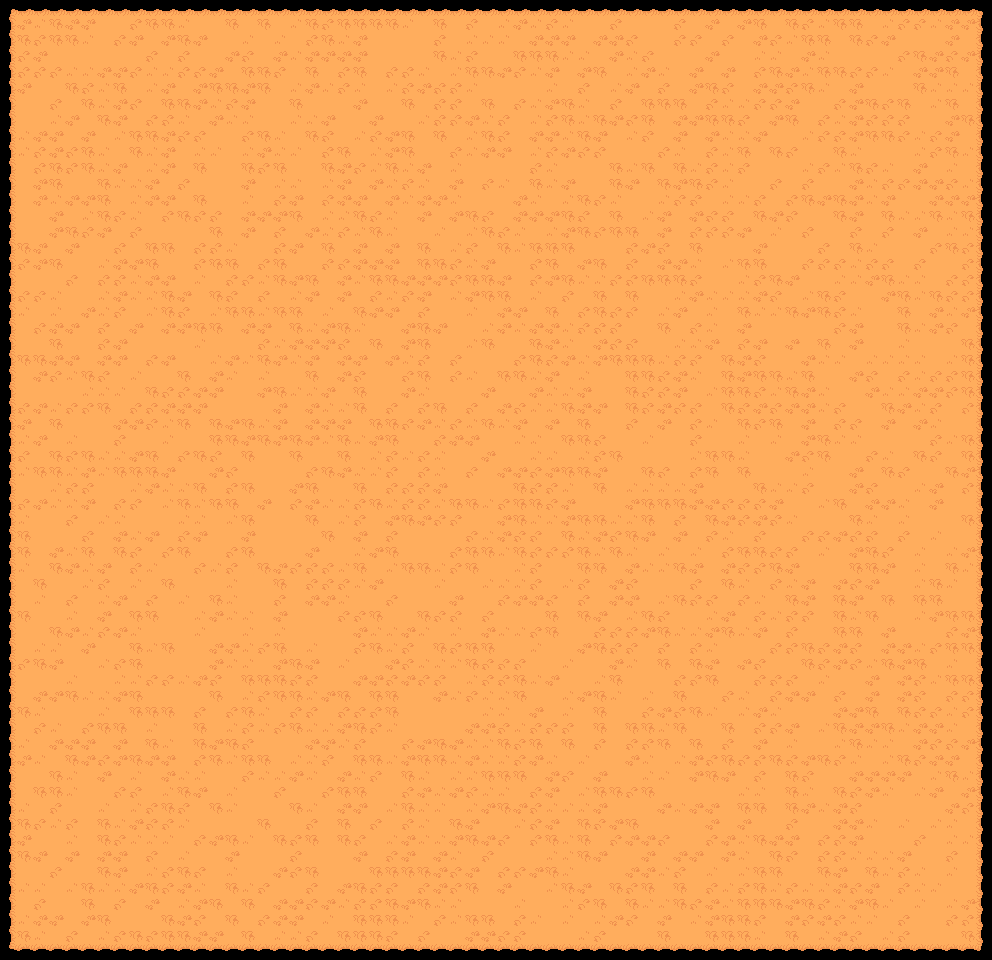

Below is a game level as drawn by its tile map, then a one-line description and the .tmx that defines it (tile-layer data replaced by summaries):
An orthogonal 62x60 tile map with 16x16 px tiles, 2 tile layers (border, backgroundd) and 12 objects.

<map version="1.9" tiledversion="1.9.2" orientation="orthogonal" renderorder="right-down" width="62" height="60" tilewidth="16" tileheight="16" infinite="0" nextlayerid="9" nextobjectid="2521">
 <editorsettings>
  <export target="../../../../../Documents/videogame/Survivor/assets/maps/demo..tmx" format="tmx" />
 </editorsettings>
 <tileset firstgid="1" name="map" tilewidth="16" tileheight="16" spacing="4" margin="2" tilecount="77" columns="11">
  <image source="images/map_1.png" width="220" height="140" />
  <tile id="1">
   <objectgroup draworder="index" id="2">
    <object id="1" x="0" y="3.98586" width="16" height="12.0141" />
   </objectgroup>
  </tile>
  <tile id="11">
   <objectgroup draworder="index" id="2">
    <object id="1" x="4" y="0" width="12" height="16" />
   </objectgroup>
  </tile>
  <tile id="13">
   <objectgroup draworder="index" id="2">
    <object id="1" x="0" y="0" width="9.99678" height="16" />
   </objectgroup>
  </tile>
  <tile id="16">
   <objectgroup draworder="index" id="2">
    <object id="1" x="0" y="0" width="16" height="10.0066" />
    <object id="2" x="0" y="10.0174" width="10.0012" height="5.98264" />
   </objectgroup>
  </tile>
  <tile id="17">
   <objectgroup draworder="index" id="2">
    <object id="1" x="0" y="0" width="16" height="9.97778" />
    <object id="2" x="4" y="10.0222" width="12" height="5.97778" />
   </objectgroup>
  </tile>
  <tile id="23">
   <objectgroup draworder="index" id="2">
    <object id="1" x="0" y="0" width="16" height="10" />
   </objectgroup>
  </tile>
  <tile id="27">
   <objectgroup draworder="index" id="2">
    <object id="1" x="0" y="3.99011" width="16" height="12.0099" />
    <object id="2" x="0" y="0" width="10" height="3.97873" />
   </objectgroup>
  </tile>
  <tile id="28">
   <objectgroup draworder="index" id="2">
    <object id="1" x="4" y="0" width="12" height="16" />
    <object id="2" x="0" y="4" width="4.00122" height="12" />
   </objectgroup>
  </tile>
  <tile id="56" probability="0.5" />
  <tile id="57" probability="0.5" />
  <tile id="58" probability="0.5" />
  <tile id="59" probability="0.5" />
 </tileset>
 <layer id="7" name="border" width="62" height="60">
  <data>[3720 cells, 240 non-empty, 8 distinct tile ids]</data>
 </layer>
 <layer id="8" name="backgroundd" width="62" height="60">
  <data>[3720 cells, 3480 non-empty, 5 distinct tile ids]</data>
 </layer>
 <objectgroup id="4" name="entities" offsetx="0" offsety="16" />
</map>
